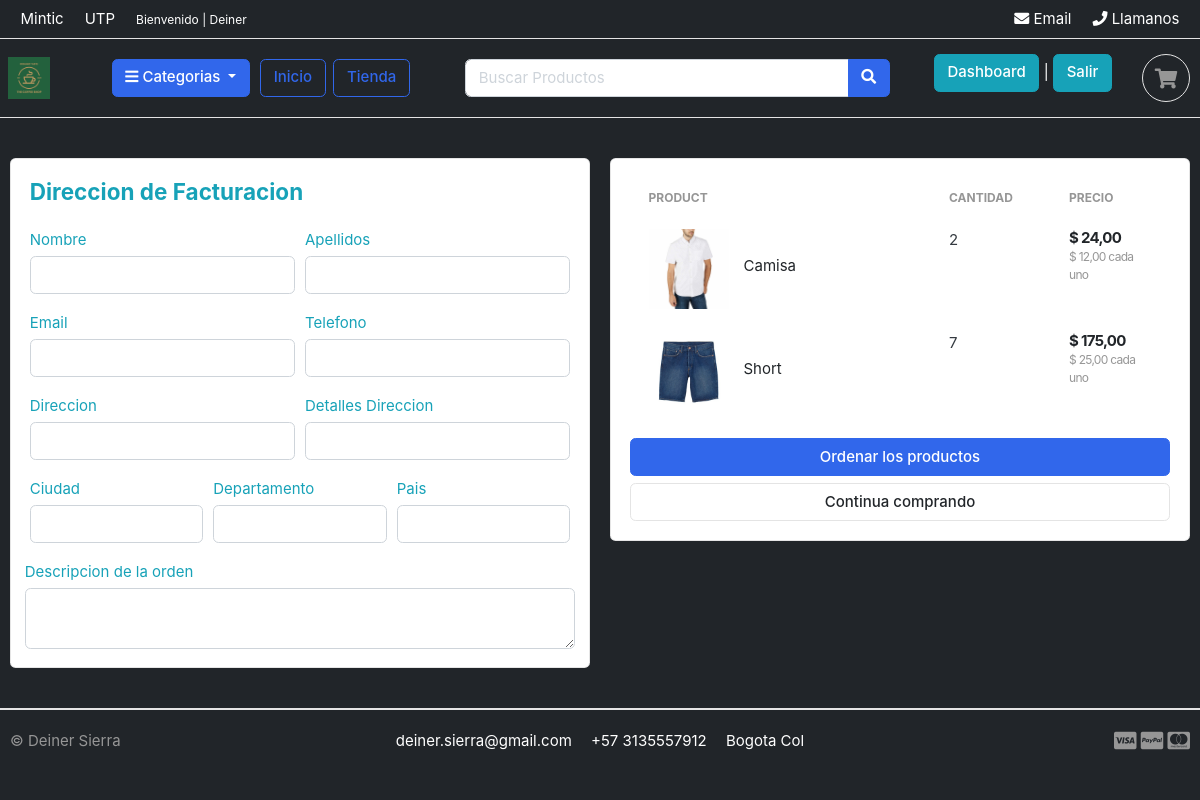
The app's page /carrito/checkout/ (signed in) with its own data.
### usuarios/models.py (models this page shows, shortened)
class Cuenta(AbstractBaseUser):
    first_name = models.CharField(max_length=50)
    last_name = models.CharField(max_length=50)
    username = models.CharField(max_length=50, unique=False)
    email = models.EmailField(max_length=100, unique=True)
    phone_number = models.CharField(max_length=50)
    date_joined = models.DateTimeField(auto_now_add=True)
    last_login = models.DateTimeField(auto_now_add=True)
    is_admin = models.BooleanField(default=False)
    is_staff = models.BooleanField(default=False)
    is_active = models.BooleanField(default=False)
    is_superadmin = models.BooleanField(default=False)
    USERNAME_FIELD = 'email'
    REQUIRED_FIELDS = ['username','first_name', 'last_name']
    objects = Superusuario()

### carro/models.py (models this page shows, shortened)
class CarroItem(models.Model):
    usuario = models.ForeignKey(Cuenta, on_delete=models.CASCADE, null=True)
    producto = models.ForeignKey(Producto, on_delete=models.CASCADE)
    variedad = models.ManyToManyField(Variedad, blank=True)
    carro = models.ForeignKey(Carro, on_delete=models.CASCADE, null=True)
    cantidad = models.IntegerField()
    is_active = models.BooleanField(default=True)
    def sub_total(self):
        return self.producto.precio * self.cantidad

### tienda/models.py (models this page shows, shortened)
class Producto(models.Model):
    producto_nombre = models.CharField(max_length=200, unique=True)
    slug = models.CharField(max_length=200, unique=True)
    descripcion = models.TextField(max_length=500, unique=True)
    precio = models.DecimalField(max_digits=10, decimal_places=2)
    imagen = models.ImageField(upload_to='imagenes/productos')
    cantidad = models.IntegerField()
    disponible = models.BooleanField(default=True)
    categoria = models.ForeignKey(Categoria, on_delete=models.CASCADE)
    created_date = models.DateTimeField(auto_now_add=True)
    modified_date = models.DateTimeField(auto_now=True)
    def get_url(self):
        return reverse('tienda:detalle_producto', args=[self.categoria.slug, self.slug])

### carro/views.py (the view)
# urls.py: path('checkout/', views.checkout, name='checkout'),
@login_required(login_url='usuarios:login')
def checkout(request, total=0, cantidad=0, cart_items=None):
    tax = 0
    grand_total = 0
    try:
        if request.user.is_authenticated:
            cart_items = CarroItem.objects.filter(usuario=request.user, is_active=True)
        else:
            cart = Carro.objects.get(carro_id=_cart_id(request))
            cart_items = CarroItem.objects.filter(carro=cart, is_active=True)
        for cart_item in cart_items:
            total += (cart_item.producto.precio * cart_item.cantidad)
            cantidad += cart_item.cantidad
        tax = (2*total)/100
        grand_total = total + tax
    except ObjectDoesNotExist:
        pass ## solo ignora la exception
    context = {
        'total': total,
        'cantidad': cantidad,
        'cart_items': cart_items,
        'tax' : tax,
        'grand_total': grand_total
    }
    return render(request, 'tienda/pagar.html', context)

### carro/context_processors.py (called while the page is built)
def counter(request):
    cart_count = 0
    try:
        cart = Carro.objects.filter(carro_id=_cart_id(request))
        if request.user.is_authenticated:
            cart_items = CarroItem.objects.all().filter(usuario=request.user)
        else:
            cart_items = CarroItem.objects.all().filter(carro=cart[:1])
        for cart_item in cart_items:
            cart_count += cart_item.cantidad
    except Carro.DoesNotExist:
        cart_count = 0
    return dict(cart_count=cart_count)

### carro/views.py (called while the page is built)
def _cart_id(request):
    cart = request.session.session_key
    if not cart:
        cart = request.session.create()
    return cart

### tienda/context_processors.py (called while the page is built)
def menu_links(request):
    links = Categoria.objects.all()
    return dict(links=links)

### tienda/templates/tienda/pagar.html (shortened to what this page needs)
{% extends 'base/base.html' %}
{% load static %}
{% block content %}
<section class="section-content padding-y ">
    <div class="container">
    <div class="row">
        <aside class="col-lg-6">
    <div class="card">
      <div class="card-body text-info">
          <h4 class="card-title mb-4">Direccion de Facturacion</h4>
          <form action="{% url 'ordenes:place_order' %}" method="post">
            <div class="form-row">
                <div class="col form-group">
                    <label for="">Nombre</label>
                    <input type="text" name="first_name" class="form-control">
                </div>
                <div class="col form-group">
                    <label for="">Apellidos</label>
                    <input type="text" name="last_name" class="form-control">
                </div>
            </div>
            <div class="form-row">
                <div class="col form-group">
                    <label for="">Email</label>
                    <input type="email" name="email" class="form-control">
                </div>
                <div class="col form-group">
                    <label for="">Telefono</label>
                    <input type="text" name="phone" class="form-control">
                </div>
            </div>
            <div class="form-row">
                <div class="col form-group">
                    <label for="">Direccion</label>
                    <input type="text" name="addres_line_1" class="form-control">
                </div>
                <div class="col form-group">
                    <label for="">Detalles Direccion</label>
                    <input type="text" name="addres_line_2" class="form-control">
                </div>
            </div>
            <div class="form-row">
                <div class="col form-group">
                    <label for="">Ciudad</label>
                    <input type="text" name="city" class="form-control">
                </div>
                <div class="col form-group">
                    <label for="">Departamento</label>
                    <input type="text" name="state" class="form-control">
                </div>
                <div class="col form-group">
                    <label for="">Pais</label>
                    <input type="text" name="country" class="form-control">
                </div>
            </div>
              <div class="form-row">
                  <label for="">Descripcion de la orden</label>
                  <textarea name="order_note" rows="2" class="form-control"></textarea>
              </div>
      </div>
    </div>
        </aside>
        <aside class="col-lg-6">
            <div class="card">
            <div class="card-body">
              <table class="table table-borderless table-shopping-cart">
              <thead class="text-muted">
              <tr class="small text-uppercase">
                <th scope="col">Product</th>
                <th scope="col" width="120">Cantidad</th>
                <th scope="col" width="120">Precio</th>
              </tr>
              </thead>
              <tbody>
              {% for cart_item in cart_items %}
              <tr>
                  <td>
                      <figure class="itemside align-items-center">
                          <div class="aside"><img src="{{ cart_item.producto.imagen.url }}" class="img-sm"></div>
                          <figcaption class="info">
                              <a href="{{ cart_item.producto.get_url }}" class="title text-dark">{{ cart_item.producto.producto_nombre }}</a>
                          </figcaption>
                      </figure>
                  </td>
                  <td>
                        <label for="">{{ cart_item.cantidad }}</label>
                  </td>
                  <td>
                      <div class="price-wrap">
                          <var class="price">$  {{ cart_item.sub_total }}  </var>
                          <small class="text-muted"> $ {{cart_item.producto.precio}}    cada uno </small>
                      </div>
                  </td>
              </tr>
              {% endfor %}
              </tbody>
              </table>
                <button type="submit" name="submit" class="btn btn-primary btn-block"> Ordenar los productos </button>
                <a href="{% url 'tienda:tienda' %}" class="btn btn-light btn-block">Continua comprando</a>
            </div>
            </div>
    </aside>
    </div>
    </div>
</section>
{% endblock %}

### templates/base/base.html (shortened to what this page needs)
{% load static %}
<!DOCTYPE HTML>
<html lang="en">
<head>
<link href="{% static 'base/css/bootstrap.css' %}" rel="stylesheet" type="text/css"/>
<link href="{% static 'base/fonts/fontawesome/css/all.min.css' %}" type="text/css" rel="stylesheet">
<link href="{% static 'base/css/ui.css' %}" rel="stylesheet" type="text/css"/>
<link href="{% static 'base/css/responsive.css' %}" rel="stylesheet" media="only screen and (max-width: 1200px)" />
</head>
<body class="bg-dark text-white">
<header class="section-header text-white">
<nav class="navbar p-md-0 navbar-expand-sm navbar-light border-bottom">
<div class="container">
  <div class="collapse navbar-collapse" id="navbarTop4">
    <ul class="navbar-nav mr-auto">
    	<li class="nav-item dropdown">
		 	<a href="#" class="nav-link text-white">  Mintic</a>
		</li>
		<li class="nav-item dropdown">
			<a href="#" class="nav-link text-white"> UTP </a>
		</li>
		<li class="nav-item dropdown">
			<a href="#" class="nav-link text-white"> <small class="title text-white">Bienvenido | {{user.first_name}}</small></a>
		</li>
    </ul>
    <ul class="navbar-nav">
		<li><a href="#" class="nav-link text-white"> <i class="fa fa-envelope"></i> Email </a></li>
		<li><a href="#" class="nav-link text-white"> <i class="fa fa-phone"></i> Llamanos</a></li>
	</ul>
  </div>
</div>
</nav>
<section class="header-main border-bottom">
	<div class="container">
		<div class="row d-flex justify-content-between align-items-center">
			<div class="pr-3 mr-3 ml-2">
				<a href="{% url 'bases:home' %}" class="brand-wrap">
					<img class="logo" src="{% static 'base/images/cafeteria.png'%}">
				</a>
			</div>
			<div class="col-lg col-sm col-md col-6 flex-grow-0 ml-3 mr-0">
				<div class="category-wrap dropdown d-inline-block float-right">
					<button type="button" class="btn btn-primary dropdown-toggle" data-toggle="dropdown">
						<i class="fa fa-bars"></i> Categorias
					</button>
				</div>
			</div>
			<a href="{% url 'bases:home' %}" class="btn btn-outline-primary mr-2">Inicio</a>
			<a href="{% url 'tienda:tienda' %}" class="btn btn-outline-primary mr-5">Tienda</a>
			<div class="col-lg  col-md-6 col-sm-12 col">
				<form action="{% url 'buscar_producto'}" class="search">
					<div class="input-group w-100">
						<input type="text" class="form-control" style="width:60%;" placeholder="Buscar Productos" name="keyword">
						<div class="input-group-append">
						<button class="btn btn-primary" type="submit">
							<i class="fa fa-search"></i>
						</button>
						</div>
					</div>
				</form>
			</div>
			<div class="col-lg-3 col-sm-6 col-8 order-2 order-lg-3">
						<div class="d-flex justify-content-end mb-3 mb-lg-0">
							{% if user.id is None%}
							<div class="widget-header">
								<div>
									<a href="#" class="btn btn-info text-white">Dashboard</a> <span class="dark-transp"> | </span>
									<a href="{% url 'usuarios:logout' %}" class="btn btn-info text-white"> Salir</a>
								</div>
							</div>
							<a href="{% url 'carrito:carro'%}" class="widget-header pl-3 ml-3">
								<div class="icon icon-sm rounded-circle border"><i class="fa fa-shopping-cart"></i></div>
							</a>
						</div>
					</div>
		</div>
	</div>
</section>
</header>
{% block content %}{% endblock %}
<footer class="section-footer border-top">
	<div class="container">
		<section class="footer-bottom border-top row">
			<div class="col-md-2">
				<p class="text-muted"> &copy Deiner Sierra </p>
			</div>
			<div class="col-md-8 text-md-center">
				<span  class="px-2">deiner.sierra@gmail.com</span>
				<span  class="px-2">+57 3135557912</span>
				<span  class="px-2">Bogota Col</span>
			</div>
			<div class="col-md-2 text-md-right text-muted">
				<i class="fab fa-lg fa-cc-visa"></i>
				<i class="fab fa-lg fa-cc-paypal"></i>
				<i class="fab fa-lg fa-cc-mastercard"></i>
			</div>
		</section>
	</div>
</footer>
</body>
</html>

### static/base/css/ui.css (style rules this page uses)
html { font-family: "Inter", sans-serif; font-size: 15px; }
.price-wrap { letter-spacing: -0.7px; }
.icon-xs, .icon-sm, .icon-md, .icon-lg { display: inline-block; text-align: center; flex-shrink: 0; flex-grow: 0; }
.icon-sm { width: 48px; height: 48px; line-height: 48px !important; font-size: 20px; }
.img-xs, .img-sm, .img-md, .img-lg { -o-object-fit: cover; object-fit: cover; flex-shrink: 0; flex-grow: 0; }
.img-sm { width: 80px; height: 80px; }
.padding-y { padding-top: 40px; padding-bottom: 40px; }
var { font-style: normal; }
figure { margin-bottom: 0; }
article:after, .form-group:after { display: block; clear: both; content: ""; }
p:last-child { margin-bottom: 0; }
.header-main { position: relative; padding-top: 1rem; padding-bottom: 1rem; }
.brand-wrap .logo, .navbar-brand .logo { margin-right: 7px; max-height: 42px; display: inline-block; }
.widget-header { display: inline-block; vertical-align: middle; position: relative; }
.widget-header a { color: #343a40; }
.widget-header i { color: #969696; }
.footer-bottom { padding-top: 20px; padding-bottom: 20px; }
.btn-light { background-color: #fff; border-color: #e4e4e4; }
.itemside { position: relative; display: flex; width: 100%; }
.itemside .aside { position: relative; flex-shrink: 0; }
.itemside .info { padding-left: 15px; padding-right: 7px; }
.itemside .title { display: block; margin-bottom: 5px; color: #212529; }
.price { font-weight: 600; color: #212529; }
.table-shopping-cart.table td, .table-shopping-cart.table th { padding-left: 1.25rem; padding-right: 1.25rem; }
.table-shopping-cart .price-wrap { line-height: 1.2; }
.table-shopping-cart .price { font-weight: bold; margin-right: 5px; display: block; }

### records on screen
Cuenta: first_name "Deiner"
CarroItem: producto.imagen (picture), producto.producto_nombre "Camisa", cantidad "2", sub_total "24,00", producto.precio "12,00"
CarroItem: producto.imagen (picture), producto.producto_nombre "Short", cantidad "7", sub_total "175,00", producto.precio "25,00"
